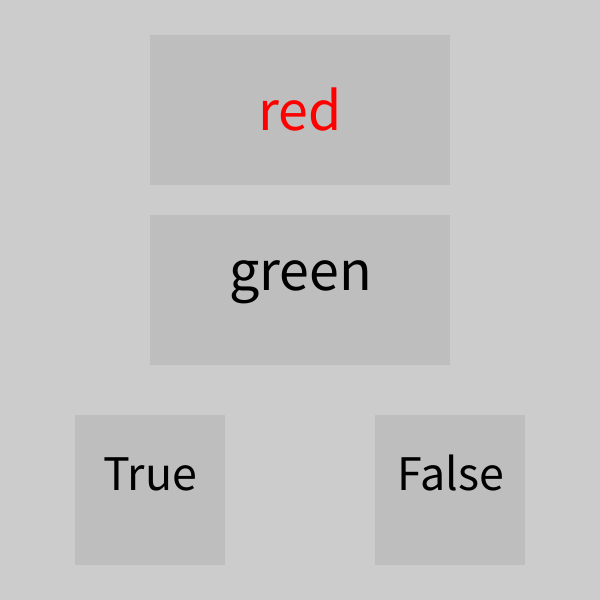
Frame 1 (no input)
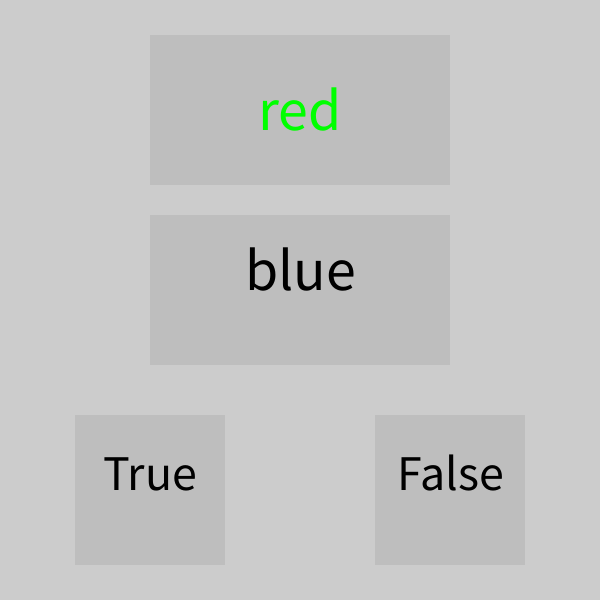
Frame 60 (the mouse pressed at the canvas centre just before this capture)
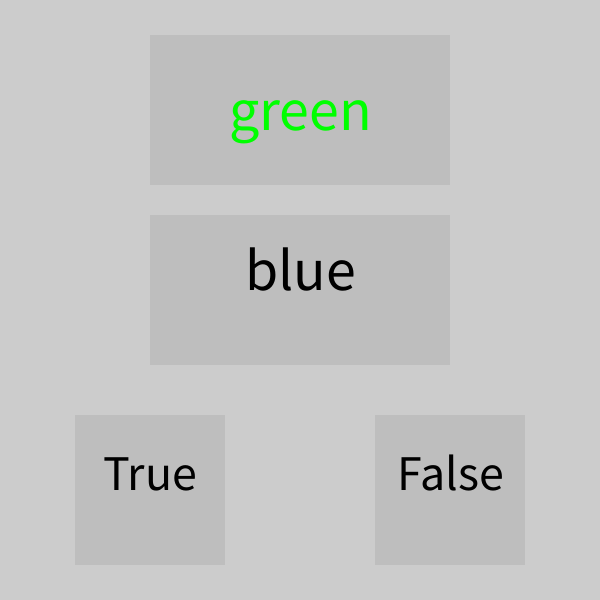
Frame 120 (the mouse held since frame 60 and released just before this capture)

The Processing sketch that drew these frames (run headless with seeded random() and noise(); from frame 60 on, the mouse is pressed at the canvas centre):

// Processing sketch: WorkforGroupProject5
// ── WorkforGroupProject5.pde
ColorObject[] colorList = new ColorObject[3];
ColorObject displayString;
ColorObject displayColor;




void setup() {
  size(600, 600);

  colorList[0] = new ColorObject("red", color(255, 0, 0));
  colorList[1] = new ColorObject("green", color(0, 255, 0));
  colorList[2] = new ColorObject("blue", color(0, 0, 255));


  int random1 = floor(random(0, 3));
  int random2 = floor(random(0, 3));

  displayString = colorList[random1];
  displayColor = colorList[random2];
}

void draw() {

  //print line values:
  //R - 65536
  //G -16711936
  //B - -16776961 

  colorList[0].update();
  colorList[1].update();
  colorList[2].update();
  colorList[0].trueORfalse();
  colorList[1].trueORfalse();
  colorList[2].trueORfalse();

  for (int i = 0; i < 10; i++) {
    println(displayString.name + " VS " + displayColor.c);
    if (displayString == displayColor) {
      println("MATCHES");
    } else println("DOESN'T MATCH");
  }
}

class ColorObject {

  ///BottomBar
  String [] s = {
    "red", "green", "blue"
  };

  ///TopBar
  String [] t1 = {
    "red", "green", "blue"
  };

  int [] t = {
    #ff0000, #00ff00, #0000ff
  };

  //MatchColor
  String displayString = s[2]; 
  int displayColor = t[2]; 

  String name = s[2]; 
  color c = t[2];

  ColorObject(String _name, color _c) {
    name = _name;
    c = _c;
  }

  void update() {
    bottomBar();
    topBar();
    trueButton();
    falseButton();
    trueORfalse();
  }


  void bottomBar() {

    fill(190); 
    noStroke(); 
    rectMode(CENTER); 
    rect(width/2, height/2 - 10, 300, 150); 

    int index = int(random(s.length)); 
    fill(0); 
    textSize(60); 
    fill(190); 
    rect(width/2, height/2 - 10, 300, 150); 
    fill(0); 
    textAlign(CENTER); 
    displayString = s[index];
    text(s[index], width/2, height/2 - 10);
  }


  void topBar() { 
    int index2 = int(random(t.length)); 
    int index3 = int(random(t1.length));

    textSize(60); 
    fill(190); 
    rect(width/2, height/2 - 190, 300, 150); 
    fill(t[index2]); 
    displayColor = t[index3];
    text(t1[index3], width/2, height/2 - 170);
  }

  void trueButton() {
    fill(190);
    noStroke();
    rectMode(CENTER);
    rect(width/2 - 150, height/2 + 190, 150, 150);
    fill(0);
    textSize(50);
    text("True", width/2 - 150, height/2 + 190);
  }

  void falseButton() {
    fill(190);
    noStroke();
    rectMode(CENTER);
    rect(width/2 + 150, height/2 + 190, 150, 150);
    fill(0);
    textSize(50);
    text("False", width/2 + 150, height/2 + 190);
  }

  void trueORfalse () {

    ///false button 
    int false1 = width/2 + 150;
    int false2 = height/2 + 190;
    int false3 = 150;
    int false4 = 150;

    ///true button
    int true1 = width/2 - 150;
    int true2 = height/2 + 190;
    int true3 = 150;
    int true4 = 150;

    ///locating where the true button is 
    if (mousePressed && mouseOver( true1, true2, true3, true4))
    { 
      fill(255);
      rect(true1, true2, true3, true4); //
    } else if (mousePressed && mouseOver(false1, false2, false3, false4))  
    {
      fill(255);
      rect(false1, false2, false3, false4);
    }
  }

  ///locating location of true button
  boolean mouseOver(int x, int y, int z, float diameter) {
    return (dist(mouseX, mouseY, x, y) < diameter*0.5);
  }
}
